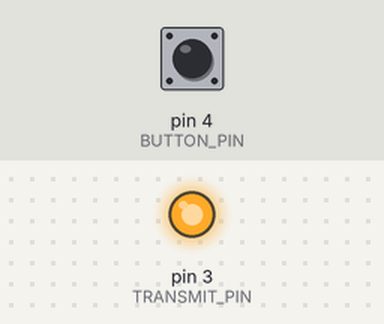
This sketch was run on a simulated Arduino Uno, built with avr-gcc and run on an emulated ATmega328P. Shown: output pins drawn as LEDs (lit = HIGH). Inputs (shaded band) come from the test bench; at power-on: pin 4 (BUTTON_PIN) HIGH.

Above: at 1.2 s.
1.3 s: pin 4 (BUTTON_PIN) pulled LOW for 0.15 s
At 1.37 s:
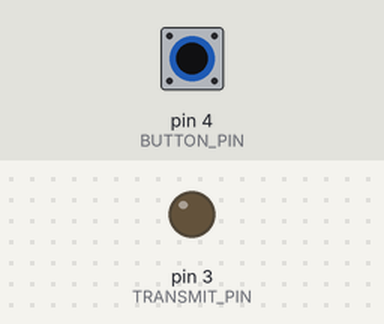
2.9 s: pin 4 (BUTTON_PIN) pulled LOW for 3.2 s
At 7.2 s:
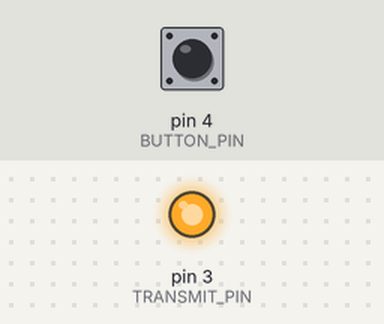
Timing chart, 0 to 8.7 s (numbered marks = the images above; inputs shaded):
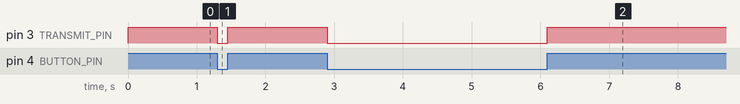

The sketch:

LEDSource.ino
```cpp
#define TRANSMIT_PIN 3
#define BUTTON_PIN 4

void setup() {
    pinMode(TRANSMIT_PIN, OUTPUT);
    pinMode(BUTTON_PIN, INPUT_PULLUP);
}

void loop() {
    digitalWrite(TRANSMIT_PIN, digitalRead(BUTTON_PIN));
}
```

Measured:
- after the input at 1.3 s, pin 3 (TRANSMIT_PIN): HIGH → LOW at once, → HIGH 0.15 s later
- after the input at 2.9 s, pin 3 (TRANSMIT_PIN): HIGH → LOW at once, → HIGH 3.2 s later
